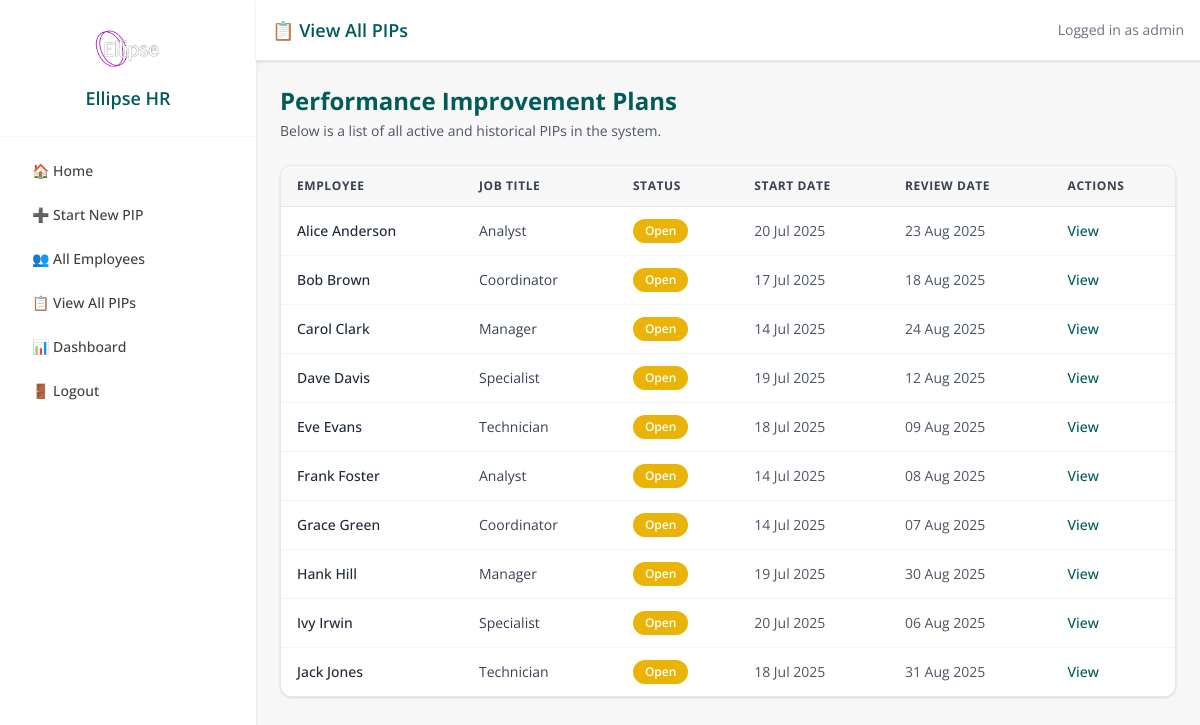
/pip/list (signed in), run on the app's committed database.
### models.py (models this page shows, shortened)
class User(db.Model, UserMixin):
    id = db.Column(db.Integer, primary_key=True)
    username = db.Column(db.String(80), unique=True, nullable=False)
    email = db.Column(db.String(120), unique=True, nullable=False)
    password_hash = db.Column(db.String(200), nullable=False)
    admin_level = db.Column(db.Integer, default=0)  # 0 = line mgr, 1 = admin, 2 = superuser
    team_id = db.Column(db.Integer, nullable=True)

class PIPRecord(db.Model):
    __tablename__ = 'pip_record'
    id = db.Column(db.Integer, primary_key=True)
    employee_id = db.Column(db.Integer, db.ForeignKey('employee.id'), nullable=False)
    concerns = db.Column(db.Text, nullable=False)
    start_date = db.Column(db.Date, nullable=False)
    review_date = db.Column(db.Date, nullable=False)
    meeting_notes = db.Column(db.Text)
    status = db.Column(db.String(20), default='Open')
    created_by = db.Column(db.String(100))
    created_at = db.Column(db.DateTime, default=datetime.utcnow)
    last_updated = db.Column(db.DateTime, default=datetime.utcnow, onupdate=datetime.utcnow)
    ai_advice = db.Column(db.Text)
    ai_advice_generated_at = db.Column(db.DateTime)
    capability_meeting_date = db.Column(db.DateTime, nullable=True)
    capability_meeting_time = db.Column(db.String, nullable=True)
    capability_meeting_venue = db.Column(db.String, nullable=True)
    employee = db.relationship('Employee', back_populates='pips')
    action_items = db.relationship(
        'PIPActionItem',
        back_populates='pip_record',
        cascade='all, delete-orphan',
        lazy=True
    )
    timeline_events = db.relationship(
        'TimelineEvent',
        back_populates='pip_record',
        cascade='all, delete-orphan',
        lazy=True
    )

class Employee(db.Model):
    id = db.Column(db.Integer, primary_key=True)
    first_name = db.Column(db.String(100))
    last_name = db.Column(db.String(100))
    job_title = db.Column(db.String(100))
    line_manager = db.Column(db.String(100))
    service = db.Column(db.String(100))
    start_date = db.Column(db.Date)
    team_id = db.Column(db.Integer)
    email = db.Column(db.String(120), nullable=True)
    pips = db.relationship('PIPRecord', back_populates='employee', lazy=True)

### app.py (the view)
@app.route('/pip/list')
@login_required
def pip_list():
    pips = PIPRecord.query.join(Employee).all()
    return render_template('pip_list.html', pips=pips)

### app.py (called while the page is built)
@login_manager.user_loader
def load_user(user_id):
    return db.session.get(User, int(user_id))

### templates/pip_list.html (shortened to what this page needs)
{% extends 'base.html' %}
{% block page_title %}📋 View All PIPs{% endblock %}
{% block content %}
<div class="max-w-6xl mx-auto">
  <div class="mb-6">
    <h2 class="text-2xl font-bold text-ellipse-teal mb-1">Performance Improvement Plans</h2>
    <p class="text-sm text-gray-600">Below is a list of all active and historical PIPs in the system.</p>
  </div>
  {% if pips %}
    <div class="overflow-x-auto bg-white border border-gray-200 shadow rounded-xl">
      <table class="min-w-full divide-y divide-gray-200 text-sm">
        <thead class="bg-ellipse-light text-left text-gray-700 text-xs uppercase tracking-wider">
          <tr>
            <th class="px-4 py-3">Employee</th>
            <th class="px-4 py-3">Job Title</th>
            <th class="px-4 py-3">Status</th>
            <th class="px-4 py-3">Start Date</th>
            <th class="px-4 py-3">Review Date</th>
            <th class="px-4 py-3">Actions</th>
          </tr>
        </thead>
        <tbody class="divide-y divide-gray-100 bg-white">
          {% for pip in pips %}
            <tr class="hover:bg-ellipse-light/40 transition">
              <td class="px-4 py-3 font-medium text-gray-800">
                {{ pip.employee.first_name }} {{ pip.employee.last_name }}
              </td>
              <td class="px-4 py-3 text-gray-700">{{ pip.employee.job_title }}</td>
              <td class="px-4 py-3">
                {% if pip.status == 'Open' %}
                  <span class="inline-block px-3 py-1 text-xs font-semibold text-white bg-yellow-500 rounded-full">
                    Open
                  </span>
                {% elif pip.status == 'Completed' %}
                  <span class="inline-block px-3 py-1 text-xs font-semibold text-white bg-green-600 rounded-full">
                    Completed
                  </span>
                {% elif pip.status == 'Overdue' %}
                  <span class="inline-block px-3 py-1 text-xs font-semibold text-white bg-red-600 rounded-full">
                    Overdue
                  </span>
                {% else %}
                  <span class="inline-block px-3 py-1 text-xs font-semibold text-white bg-gray-400 rounded-full">
                    {{ pip.status }}
                  </span>
                {% endif %}
              </td>
              <td class="px-4 py-3 text-gray-600">{{ pip.start_date.strftime('%d %b %Y') }}</td>
              <td class="px-4 py-3 text-gray-600">{{ pip.review_date.strftime('%d %b %Y') }}</td>
              <td class="px-4 py-3">
                <a href="{{ url_for('pip_detail', id=pip.id) }}"
                   class="text-sm font-medium text-ellipse-teal hover:underline">
                  View
                </a>
              </td>
            </tr>
          {% endfor %}
        </tbody>
      </table>
    </div>
  {% else %}
    <div class="bg-white p-6 rounded-xl shadow border border-gray-200 text-center">
      <p class="text-gray-600">No PIPs found.</p>
    </div>
  {% endif %}
</div>
{% endblock %}

### templates/base.html (shortened to what this page needs)
<!DOCTYPE html>
<html lang="en">
<head>
  <script src="https://cdn.tailwindcss.com"></script>
</head>
<body class="bg-ellipse-light min-h-screen text-ellipse-gray font-sans m-0 p-0 overflow-x-hidden">
  <div class="flex min-h-screen">
    {% if not hide_sidebar %}
    <aside class="w-64 bg-white shadow-md">
      <div class="p-6 border-b border-ellipse-light text-center">
        <img src="{{ url_for('static', filename='images/logo.avif') }}"
             alt="Ellipse HR Logo"
             class="h-12 w-auto mx-auto mb-3" />
        <h1 class="text-lg font-semibold text-ellipse-teal">Ellipse HR</h1>
      </div>
      <nav class="p-4 space-y-2 text-sm font-medium">
        <a href="{{ url_for('home') }}" class="block px-4 py-2 rounded hover:bg-ellipse-light text-ellipse-gray">🏠 Home</a>
        <a href="{{ url_for('select_employee_for_pip') }}" class="block px-4 py-2 rounded hover:bg-ellipse-light text-ellipse-gray">➕ Start New PIP</a>
        <a href="{{ url_for('employee_list') }}" class="block px-4 py-2 rounded hover:bg-ellipse-light text-ellipse-gray">👥 All Employees</a>
        <a href="{{ url_for('pip_list') }}" class="block px-4 py-2 rounded hover:bg-ellipse-light text-ellipse-gray">📋 View All PIPs</a>
        <a href="{{ url_for('dashboard') }}" class="block px-4 py-2 rounded hover:bg-ellipse-light text-ellipse-gray">📊 Dashboard</a>
        <a href="{{ url_for('logout') }}" class="block px-4 py-2 rounded hover:bg-ellipse-light text-ellipse-gray">🚪 Logout</a>
      </nav>
    </aside>
    {% endif %}
    <main class="flex-1">
      <header class="bg-white shadow p-4 flex justify-between items-center border-b border-gray-200">
        <h2 class="text-lg font-semibold text-ellipse-teal">{% block page_title %}{% endblock %}</h2>
        <p class="text-sm text-gray-500">Logged in as {{ current_user.username }}</p>
      </header>
      <div class="p-6">
        {% block content %}{% endblock %}
      </div>
    </main>
  </div>
</body>
</html>

### data on the page
User: username "admin"
PIPRecord: employee.first_name "Alice", employee.last_name "Anderson", employee.job_title "Analyst", status "Open", start_date "20 Jul 2025", review_date "23 Aug 2025"
PIPRecord: employee.first_name "Bob", employee.last_name "Brown", employee.job_title "Coordinator", status "Open", start_date "17 Jul 2025", review_date "18 Aug 2025"
PIPRecord: employee.first_name "Carol", employee.last_name "Clark", employee.job_title "Manager", status "Open", start_date "14 Jul 2025", review_date "24 Aug 2025"
PIPRecord: employee.first_name "Dave", employee.last_name "Davis", employee.job_title "Specialist", status "Open", start_date "19 Jul 2025", review_date "12 Aug 2025"
PIPRecord: employee.first_name "Eve", employee.last_name "Evans", employee.job_title "Technician", status "Open", start_date "18 Jul 2025", review_date "09 Aug 2025"
PIPRecord: employee.first_name "Frank", employee.last_name "Foster", employee.job_title "Analyst", status "Open", start_date "14 Jul 2025", review_date "08 Aug 2025"
PIPRecord: employee.first_name "Grace", employee.last_name "Green", employee.job_title "Coordinator", status "Open", start_date "14 Jul 2025", review_date "07 Aug 2025"
PIPRecord: employee.first_name "Hank", employee.last_name "Hill", employee.job_title "Manager", status "Open", start_date "19 Jul 2025", review_date "30 Aug 2025"
PIPRecord: employee.first_name "Ivy", employee.last_name "Irwin", employee.job_title "Specialist", status "Open", start_date "20 Jul 2025", review_date "06 Aug 2025"
PIPRecord: employee.first_name "Jack", employee.last_name "Jones", employee.job_title "Technician", status "Open", start_date "18 Jul 2025", review_date "31 Aug 2025"
